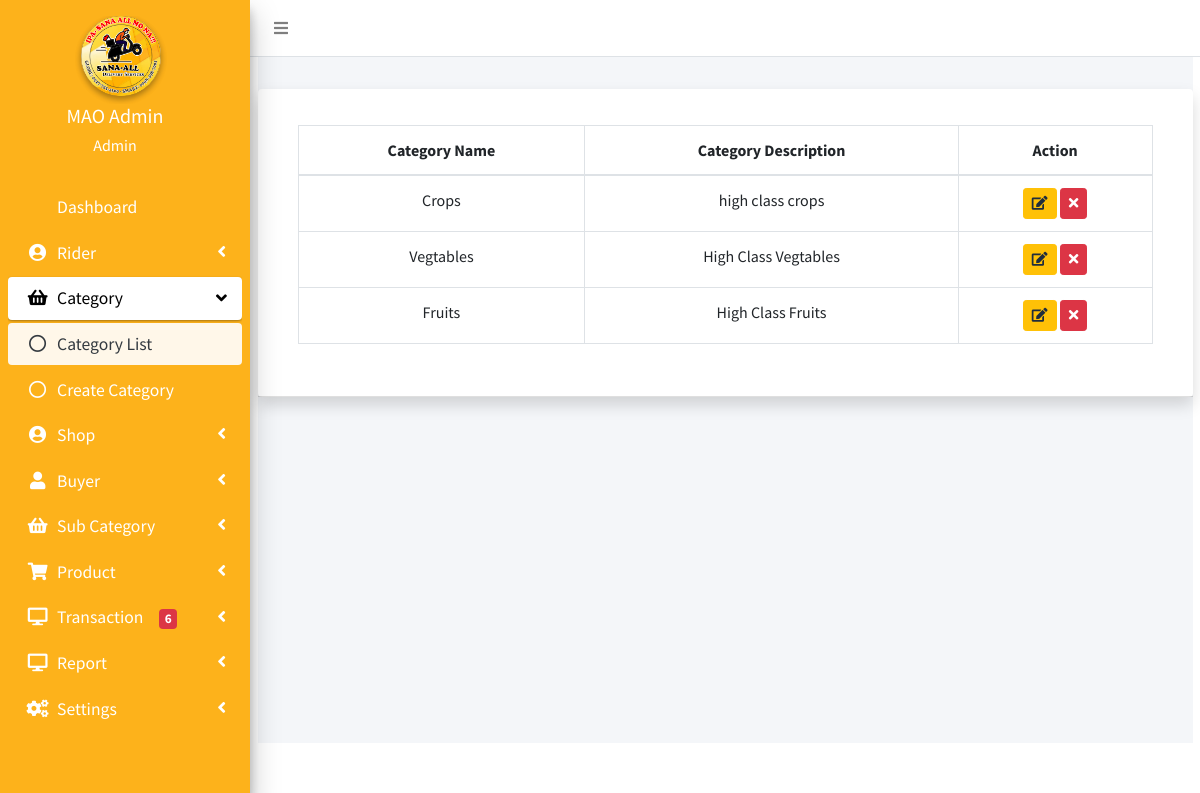
/admin/category.php (signed in), run on an earlier commit of the app's database.
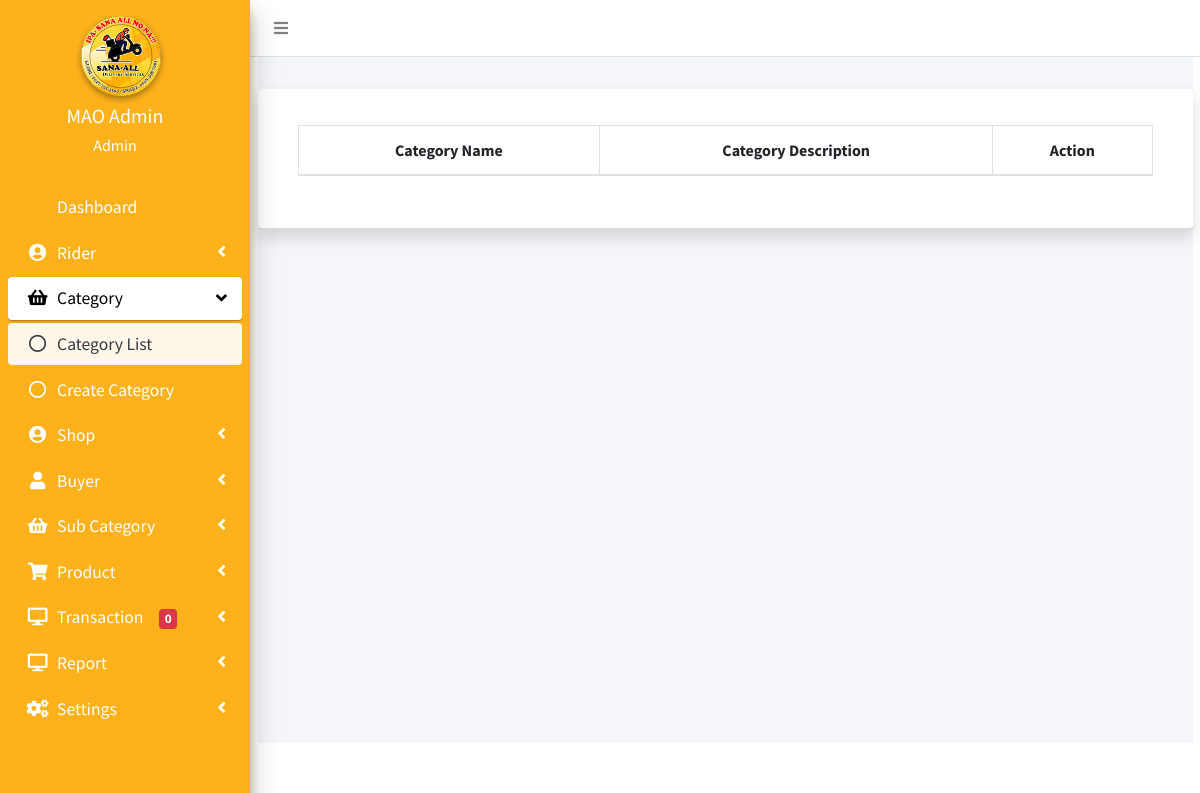
And on a later commit of the database.
### tables this page shows
CREATE TABLE `category` (
  `id` int(11) NOT NULL,
  `categoryName` varchar(255) DEFAULT NULL,
  `categoryDescription` longtext DEFAULT NULL
);

### admin/category.php (the view, shortened to what the changed rows need)
<?php include('include/session.php')?>
<?php include('include/header.php')?>
<?php include('include/sidebar.php')?>
<?php include('include/menubar.php')?>
  <div class="content-wrapper">
        <section class="content-header">
            <h1 class="h3 mb-4 text-gray">Category List</h1>
        </section>
                    <div class="card shadow mb-4">
                        <div class="card-header py-3">
                        	<div class="row">
                        	<div class="col">
                        <div class="card-body">
                        <div class="table-responsive">
                                <table class="table table-bordered text-center" id="example1" width="100%" cellspacing="0">
                                    <thead>
                                        <tr>
                                            <th>Category Name</th>
                                            <th>Category Description</th>
                                            <th>Action</th>
                                        </tr>
                                    </thead>
                                    <tbody>
                    <?php
                    $sql = "SELECT * from category";
                    $query = mysqli_query($conn, $sql);
                    while ($row = mysqli_fetch_assoc($query))
                    {
                    ?>
                        <tr>
                        <td><?php echo $row['categoryName'];?></td>
                        <td><?php echo $row['categoryDescription'];?></td>
                    <div align="center">
                    <td>
                    <a  name="edit" href="update_category.php?id=<?php echo $row['id']?>" class="btn btn-warning btn-circle btn-sm" ><i class="fas fa-edit"></i></a>
                    <a  name="delete" onclick="return confirm('Are you sure you want to go to delete this Category?')" href="crud/delete_category.php?id=<?php echo $row['id']?>"  class="btn btn-danger btn-circle btn-sm delete_button" ><i class="fas fa-times"></i></button>
                    </div>
                    <?php
                            }
                    ?>
                        </tr>
                                    </tbody>
                                </table>
                            </div>
                        </div>
                        </div>
                    </div>
    </div>
</div>
<?php include 'include/footer.php' ?>
</body>
</html>

### admin/include/sidebar.php (shortened to what the changed rows need)
<aside class="main-sidebar sidebar-dark-primary elevation-4" style="position:fixed;">
  <div class="sidebar">
    <nav class="my-3" style="font-size:17.6px; position:relative; top:-27px;">
      <ul class="nav nav-pills nav-sidebar flex-column" style="color:white;" data-widget="treeview" role="menu">
        <?php
        $sql = "SELECT
                o.order_id,
                c.customer_id,
                o.orderDate,
                o.total_q,
                o.total_p,
                o.orderStatus,
                o.paymentMethod
              FROM orders o
              JOIN customer c ON o.customer_id = c.id
              WHERE o.orderStatus NOT IN ('Delivered', 'Cancel', 'wait')";
        $query = $conn->query($sql);
        $result1 = $query->num_rows;
        ?>
        <li class="nav-item has-treeview">
          <a href="#" class="nav-link">
            <p>
              Transaction<span class="ml-3 badge badge-danger"><?php echo $result1 ?></span>
            </p>
          </a>
        </li>
      </ul>
    </nav>
  </div>
</aside>

What changed in the data, as far as the page shows it:
removed category: categoryName "Crops", categoryDescription "high class crops"
removed category: categoryName "Vegtables", categoryDescription "High Class Vegtables"
removed category: categoryName "Fruits", categoryDescription "High Class Fruits"
Also different on the page:
$result1: "6" → "0"
